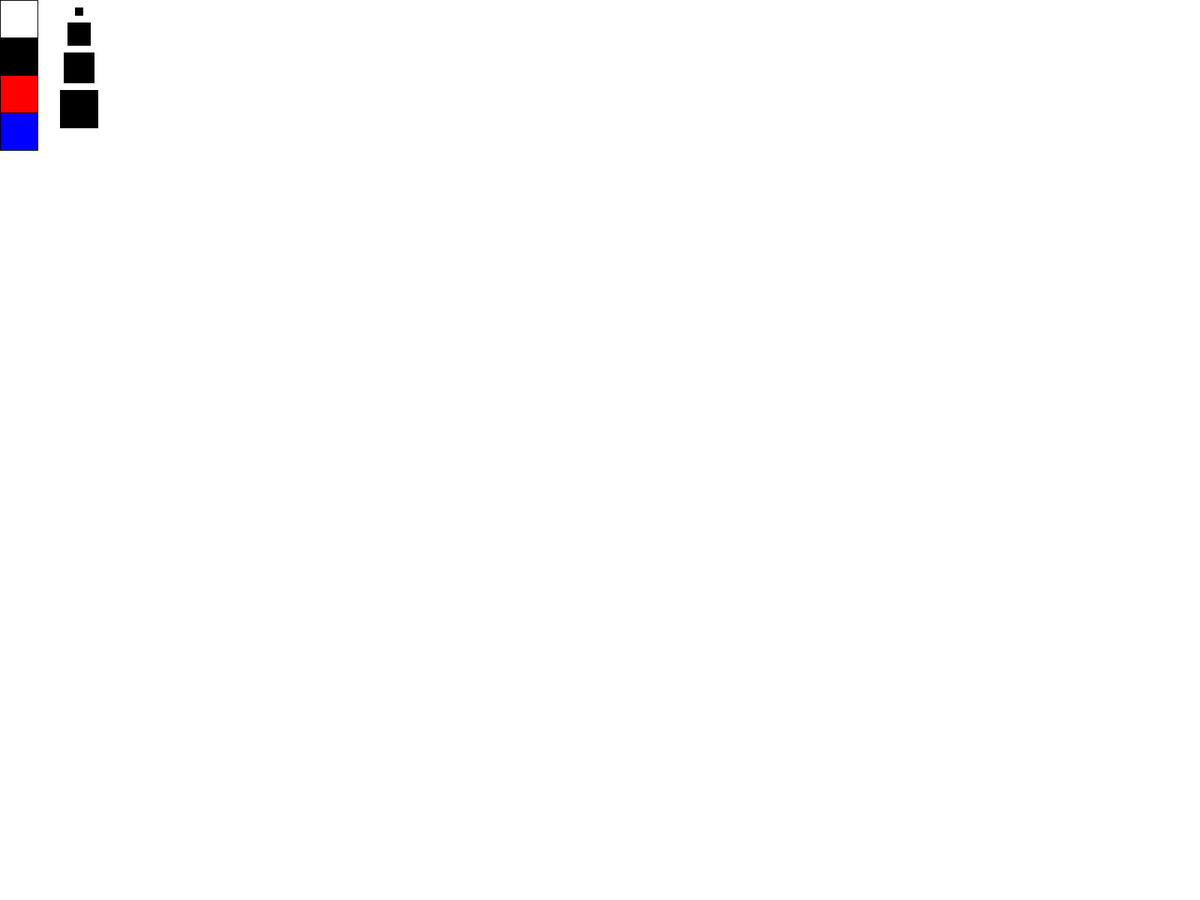
Frame 1 (no input)
Frame 60 (the mouse pressed at the canvas centre just before this capture): identical to frame 1, image omitted
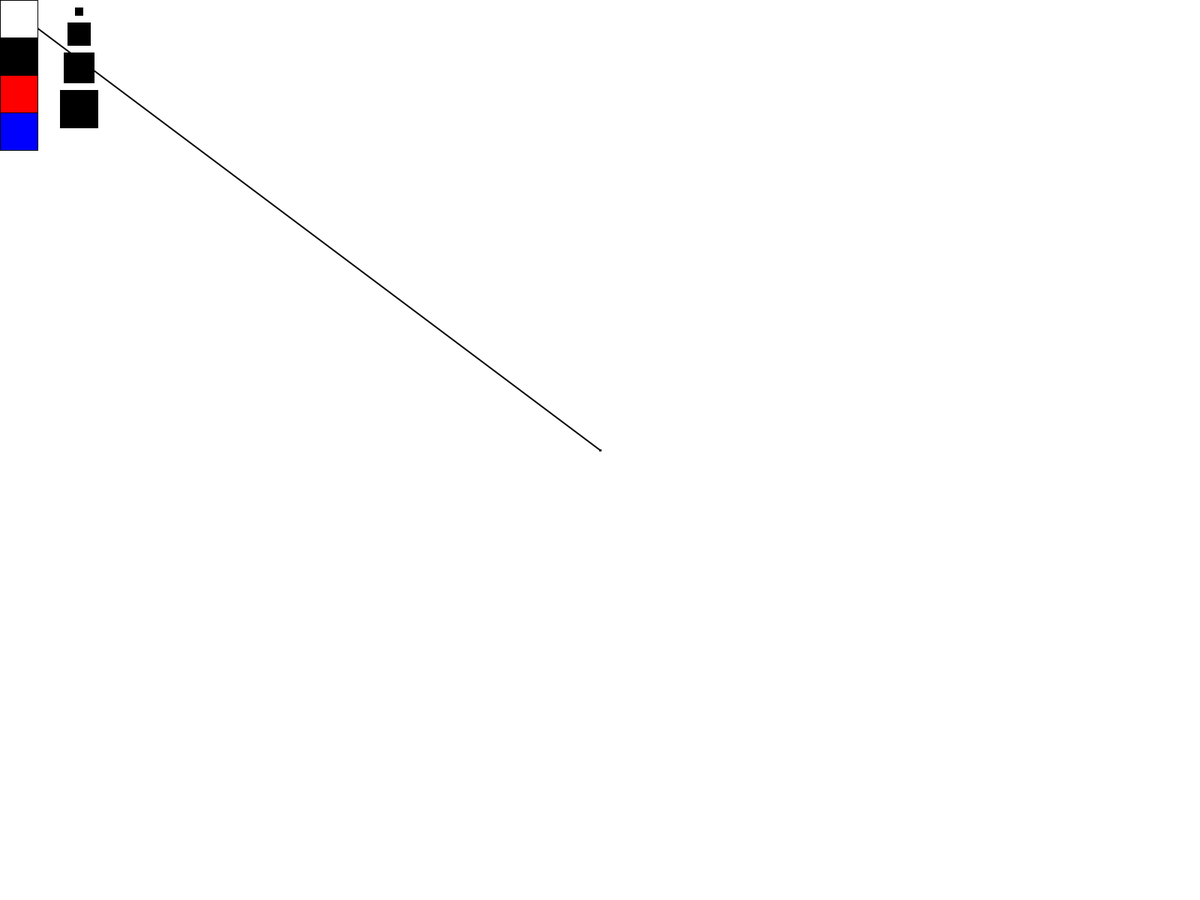
Frame 120 (the mouse held since frame 60 and released just before this capture)

The Processing sketch that drew these frames (run headless with seeded random() and noise(); from frame 60 on, the mouse is pressed at the canvas centre):

// Processing sketch: whiteboard
// ── whiteboard.pde
Brush brush1 = new Brush();

Button rubber = new Button(0, 0 , 50, color(255));
Button black = new Button(0, 50 , 50, color(0));
Button red = new Button(0, 100 , 50, color(255, 0, 0));
Button blue = new Button(0, 150 , 50, color(0, 0, 255));

Button small = new Button(100, 10 , 10, color(0));
Button medium = new Button(90, 30 , 30, color(0));
Button large = new Button(85, 70 , 40, color(0));
Button larger = new Button(80, 120 , 50, color(0));

void setup() {
  //size(640, 360);
  fullScreen();
  
  background(255);
}

void draw() {
  
  if(rubber.isPressed()) {
    brush1.mStrokeColour = color(255);
    brush1.mStrokeWeight = 50;
  }
  
  if(black.isPressed()) {
    brush1.mStrokeColour = color(0);
    brush1.mStrokeWeight = 2;
  }
  
  if(red.isPressed()) {
    brush1.mStrokeColour = color(255, 0, 0);
    brush1.mStrokeWeight = 2;
  }
  
  if(blue.isPressed()) {
    brush1.mStrokeColour = color(0, 0, 255);
    brush1.mStrokeWeight = 2;
  }
  
  if(small.isPressed()) {
    brush1.mStrokeWeight = 2;
  }
  
  if(medium.isPressed()) {
    brush1.mStrokeWeight = 10;
  }
  
  if(large.isPressed()) {
    brush1.mStrokeWeight = 20;
  }
  
  if(larger.isPressed()) {
    brush1.mStrokeWeight = 30;
  }
  
  rubber.display();
  black.display();
  red.display();
  blue.display();
  
  small.display();
  medium.display();
  large.display();
  larger.display();
  
  if (mousePressed == true) {
    brush1.display(mouseX, mouseY, pmouseX, pmouseY);
  }

}
// ── Button.pde
class Button {
  
  private int mX;
  private int mY;
  private int mSize;
  private color buttonColor;
  
  Button(int x, int y, int size, color col) {
    mX = x;
    mY = y;
    mSize = size;
    buttonColor = col;
  }
  
  boolean isPressed() {
    if (mousePressed == true) {
      if (mouseX >= mX && mouseX <= mX+mSize && 
          mouseY >= mY && mouseY <= mY+mSize) {
        return true;
      } else {
        return false;
      }
    } else{
        return false;
    }
  }
  
  void display() {
    stroke(0);
    strokeWeight(1);
    fill(buttonColor);
    rect(mX, mY, mSize, mSize);
  }
  

}  
// ── brush.pde
class Brush {
  
  public int mStrokeWeight;
  public color mStrokeColour;
  
  
  Brush() {
    mStrokeColour = color(0,0,0);
 
    mStrokeWeight = 2;
  }
  
  void display(float x, float y, float pX, float pY) {
    strokeWeight(mStrokeWeight);
    stroke(mStrokeColour);
    line(x, y, pX, pY);
  }
}
